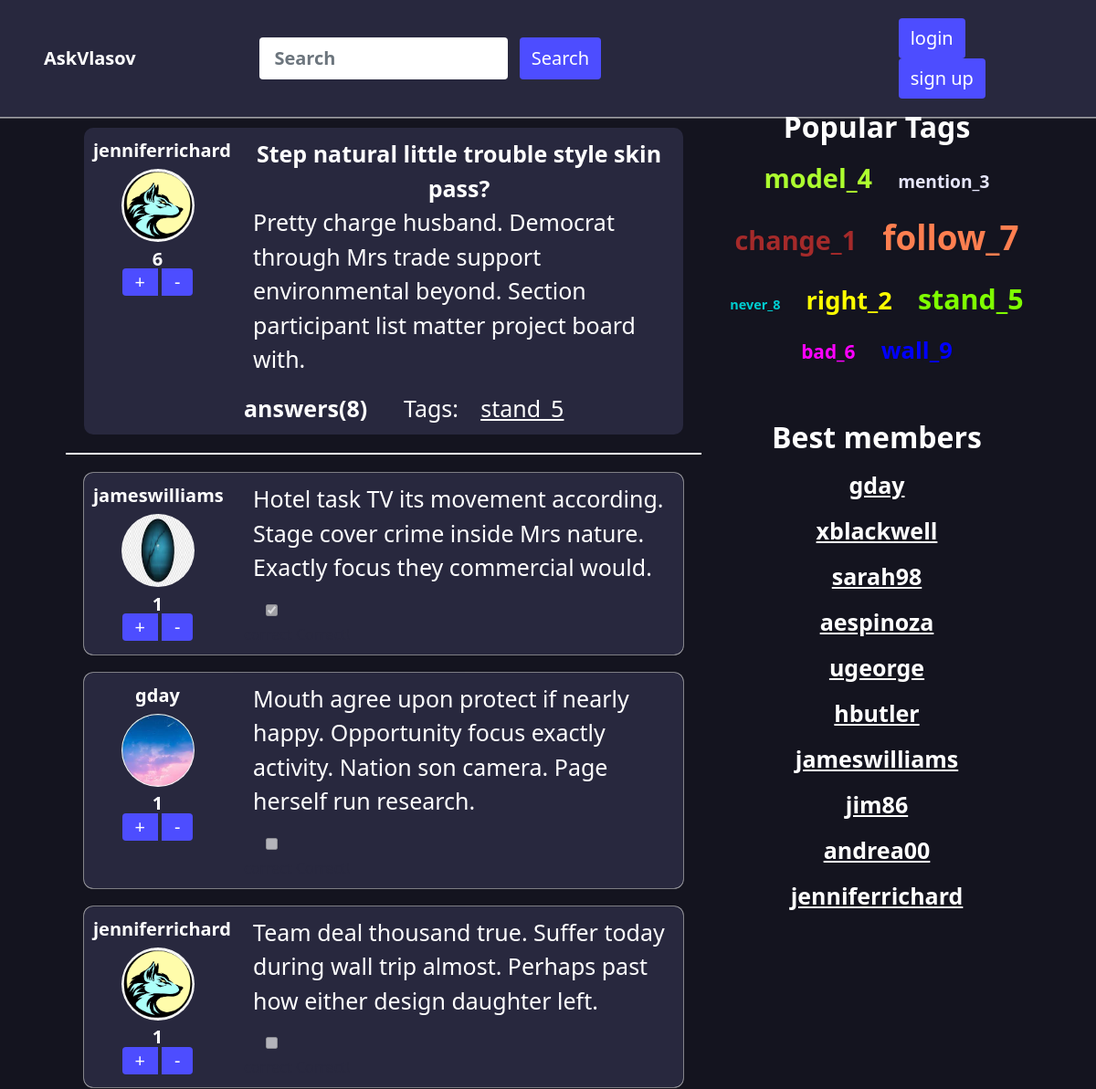
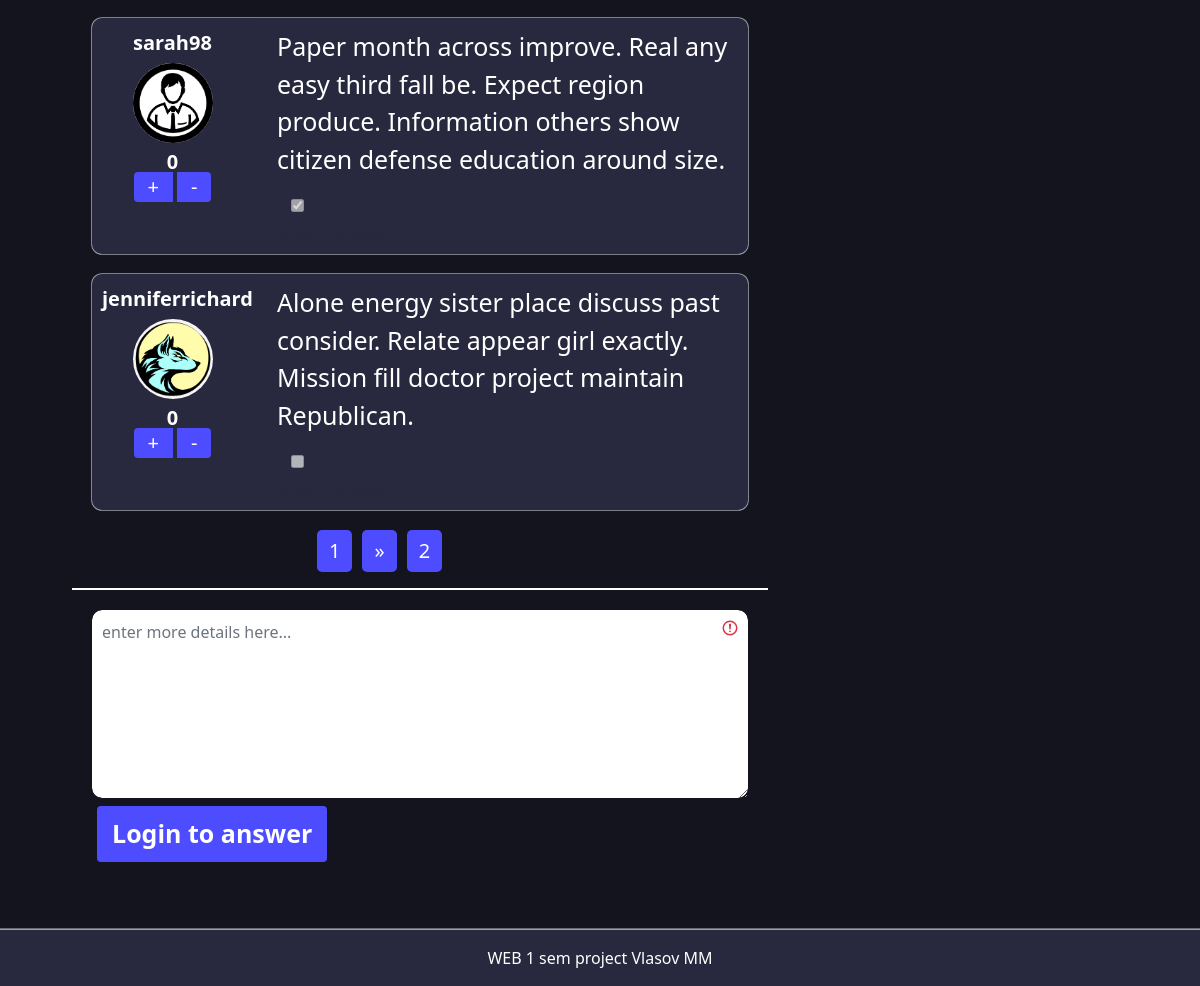
Page /question/100/ on the committed database (2 pictures, top to bottom).
### app/models.py (models this page shows, shortened)
class Question(models.Model):
    profile_id = models.ForeignKey('Profile', on_delete=models.CASCADE, verbose_name='Author')
    title = models.CharField(max_length=100, verbose_name='Title')
    text = models.TextField(max_length=1000, verbose_name='Text')
    tags = models.ManyToManyField(Tag,max_length=200, verbose_name='Tags')
    date_create = models.DateTimeField(auto_now_add=True, verbose_name='Creation time')
    number_of_answers = models.IntegerField(default=0, verbose_name='Answer count')
    rating = models.IntegerField(default=0, verbose_name='Rating')
    likes_count = models.IntegerField(default=0, verbose_name='Likes')
    dislikes_count = models.IntegerField(default=0, verbose_name='Dislikes')
    objects = QuestionManager()
    def get_url(self):
        return reverse('question', kwargs={'question_id': self.id})
    class Meta:
        verbose_name = 'Question'
        verbose_name_plural = 'Questions'

class Profile(models.Model):
    user_id = models.OneToOneField(
        User,
        on_delete=models.CASCADE,
        null=True,
        verbose_name='Profile')
    avatar = models.ImageField(
        default='ava.png',
        upload_to='avatar/%y/%m/%d',
        verbose_name='Avatar')
    objects = ProfileManager()
    def __str__(self):
        return self.user_id.get_username()
    class Meta:
        verbose_name = 'Profile'
        verbose_name_plural = 'Profiles'

class Tag(models.Model):
    tag = models.CharField(unique=True, max_length=32, verbose_name='Tag')
    rating = models.IntegerField(default=0, verbose_name='Rating')
    objects = TagManager()
    def __str__(self):
        return self.tag
    def get_url(self):
        return reverse('questions_by_tag', kwargs={'tag_name': self.tag})
    class Meta:
        verbose_name = 'Tag'
        verbose_name_plural = 'Tags'

class Answer(models.Model):
    profile_id = models.ForeignKey('Profile', on_delete=models.CASCADE, verbose_name='Author')
    question_id = models.ForeignKey('Question', on_delete=models.CASCADE, verbose_name='Question')
    text = models.TextField(max_length=1000, verbose_name='Text')
    is_correct = models.BooleanField(default=False, verbose_name='Is correct')
    date_create = models.DateTimeField(auto_now_add=True, verbose_name='Creation time')
    rating = models.IntegerField(default=0, verbose_name='Rating')
    likes_count = models.IntegerField(default=0, verbose_name='Likes')
    dislikes_count = models.IntegerField(default=0, verbose_name='Dislikes')
    objects = AnswerManager()
    class Meta:
        verbose_name = 'Answer'
        verbose_name_plural = 'Answers'

### app/views.py (the view, shortened to what this page needs)
# urls.py: path('question/<int:question_id>/', views.question, name='question'),
def question(request, question_id):
    answer_count_on_page = 5
    print(request.GET)
    print(request.POST)
    curr_question = get_object_or_404(Question, pk=question_id)
    if request.method == 'GET':
        curr_answers = paginate(Answer.objects.by_question(pk=question_id), request, 5)
        popular_tags = Tag.objects.popular_tags()
        best_members = Profile.objects.sample_profile(count=20)
        return render(request, 'question.html', {'question': curr_question,
                                                 'answers': curr_answers,
                                                 'popular_tags': popular_tags,
                                                 'best_members': best_members,
                                                 'paginated_elements': curr_answers,
                                                 'ask_form': AskForm(),
                                                 'redirect_after_logout': curr_question.get_url(),
                                                 })

### app/models.py (called while the page is built)
    def sample_profile(self, count):
        profile_ids = list(
            Profile.objects.values_list('id', flat=True)
        )
        if len(profile_ids) < count:
            count = len(profile_ids)
        return self.filter(id__in=sample(profile_ids, k=count))

    def popular_tags(self):
        return self.all().order_by('-rating')[:9]

    def all(self):
        return self.order_by('-date_create')

    def by_question(self, pk):
        return self.filter(question_id=pk).order_by('-rating', 'date_create')

### app/views.py (called while the page is built)
def paginate(objects_list, request, limit):
    paginator = Paginator(objects_list, limit)
    return paginator.get_page(request.GET.get('page'))

### templates/question.html (shortened to what this page needs)
{% extends 'base.html' %}
{% load bootstrap4 %}
{% load static %}
{% block content %}
    <div class="no-border">
        {% include 'include/question_item.html' %}
    </div>
    <div class="answer-border">
        {% for answer in answers %}
            {% include 'include/answer.html' %}
        {% endfor %}
        {% include 'include/paginator.html' %}
    </div>
    <div class="m-20px">
        <form class="was-validated" action="{{ question.get_url }}" method="post">
            {{ ask_form.text }}
            {% if user.is_authenticated %}
            {% buttons %}
                <button class="btn my-btn link mt-2 mb-5 border-3" type="submit">Answer!</button>
            {% endbuttons %}
            {% else %}
                <a type="button" class="btn my-btn link mt-2 mb-5 border-3" href="{% url 'login' %}">Login to answer</a>
            {% endif %}
        </form>
    </div>
{% endblock %}

### templates/include/question_item.html
{% load static %}
<div class="question-preview">
    <div class="row">
        <div class="col-3">
            <div class="my-header font-20">
                {{ question.profile_id}}
            </div>
            <div class="text-center ">
                <img class="question-avatar" src="{{ MEDIA_URL }}{{ question.profile_id.avatar.url }}" alt=avatar>
            </div>
            <div class="like-dislike mx-auto align-center">
                <div  id="rating-question-{{ question.id }}" class="like-counter text-center w-100 ">{{ question.rating }}</div>
                <div class="btn-group " role="group">
                    <button id="like-question-{{ question.id }}" data-id="{{ question.id }}" type="button" class="btn my-btn border-2 js-vote-question">+</button>
                    <button id="dislike-question-{{ question.id }}" data-id="{{ question.id }}" type="button" class="btn my-btn border-2 js-vote-question">-</button>
                </div>
            </div>
        </div>
        <div class="col-9">
            <div class="question-header">
                <a class="question-header" href="{% url 'question' question.id %}">{{ question.title }}</a>
            </div>
            <p class="question-text">
                {{ question.text }}
            </p>
            <div class="row">
                <div class="col-4 ms-0">
                    <a class="font-20 link" href="{% url 'question' question.id %}#answers">answers({{ question.number_of_answers }})</a>
                </div>
                <div class="col-8 ms-0">
                    <span class="tags-text">Tags:</span>
                    {% for tag in question.tags.all|slice:":10" %}
                        <a class="tags-text underline" href="{% url 'questions_by_tag' tag %}">{{ tag }}</a>
                    {% endfor %}
                </div>
            </div>
        </div>
    </div>
</div>

### templates/include/answer.html (shortened to what this page needs)
{% load static %}
<div class="answer">
    <div class="row">
        <div class="col-3">
            <div class="my-header font-20">
                {{ answer.profile_id }}
            </div>
            <div class="text-center ">
                <img class="question-avatar" src="{{ MEDIA_URL }}{{ answer.profile_id.avatar.url }}" alt="avatar">
            </div>
            <div class="like-dislike mx-auto align-center">
                <div id="rating-answer-{{ answer.id }}" class="like-counter text-center w-100 ">{{ answer.rating }}</div>
                <div class="btn-group " role="group">
                    <button id="like-answer-{{ answer.id }}" data-id="{{ answer.id }}" type="button" class="btn my-btn border-2 js-vote-answer">+</button>
                    <button id="dislike-answer-{{ answer.id }}" data-id="{{ answer.id }}" type="button" class="btn my-btn border-2 js-vote-answer">-</button>
                </div>
            </div>
        </div>
        <div class="col-9">
            <p class="font-20 align-middle answer-text">
                {{ answer.text }}
            </p>
            <div class="form-check">
                {% if answer.is_correct and question.profile_id.user_id.username == user.username %}
                    <input type="checkbox" data-id="{{ answer.id }}" class="is-right-checkbox js-answer-correct"
                           name="is-right-checkbox-{{ answer.id }}" value=""
                           id="is-right-checkbox-{{ answer.id }}" checked>
                {% elif answer.is_correct and question.profile_id.user_id.username != user.username %}
                    <input type="checkbox" data-id="{{ answer.id }}" class="is-right-checkbox js-answer-correct"
                           name="is-right-checkbox-{{ answer.id }}" value=""
                           id="is-right-checkbox-{{ answer.id }}" checked
                           disabled>
                {% elif not answer.is_correct and question.profile_id.user_id.username == user.username %}
                    <input type="checkbox" data-id="{{ answer.id }}" class="is-right-checkbox js-answer-correct"
                           name="is-right-checkbox-{{ answer.id }}" value=""
                           id="is-right-checkbox-{{ answer.id }}">
                {% elif not answer.is_correct and question.profile_id.user_id.username != user.username %}
                    <input type="checkbox" data-id="{{ answer.id }}" class="is-right-checkbox js-answer-correct"
                           name="is-right-checkbox-{{ answer.id }}" value=""
                           id="is-right-checkbox-{{ answer.id }}"
                           disabled>
                {% endif %}
            </div>
            <label for="is-right-checkbox-{{ answer.id }}">
            </label>
                <label class="form-check-label" for="is-right-checkbox-{{ answer.id }}">Correct!</label>
        </div>
    </div>
</div>

### templates/include/popular_tags.html
{% load mathfilters %}
<h2 class="my-header">Popular Tags</h2>
<div class="tags-holder">
    {% for tag in popular_tags %}
        <a class="topic_tag tag topic_tag{{ forloop.counter0 |mod:12}}" href="{{ tag.get_url }}">{{ tag }}</a>
    {% endfor %}
</div>

### templates/include/best_members.html
<h2 class="my-header ">Best members</h2>
<div class="tags-holder b-members">
    {% for member in best_members %}
        <div class="tag">{{ member }}</div>
    {% endfor %}
</div>

### static/css/my.css (style rules this page uses)
body { background-color: #14141f; color: #28283e; box-sizing: border-box; }
.my-btn { font-size: 20px; background-color: #4d4dff; color: #ffffff; text-decoration: none; margin-left: 5px; margin-right: 5px; }
.font-20 { font-size: 20px; }
.my-header { color: #ffffff; text-align: center; font-weight: 900; }
.tag { font-size: 25px; font-weight: 700; color: #ffffff; text-shadow: #14141f 2px 2px 0px; text-decoration: none; }
.tags-holder { line-height: 2; word-spacing: 1.5em; text-align: center; }
.question-preview, .answer, .question-form { background-color: #28283e; border-radius: 10px; padding: 10px; margin: 20px; }
.no-border { box-shadow: none; }
.answer { box-shadow: 0 0 0 0.05rem rgba(255, 255, 255, 0.6); }
.answer-border { border-radius: 0px; border: 0px; border-top: 2px white solid; border-bottom: 2px white solid; }
.question-header { color: #ffffff; font-size: 25px; text-align: center; font-weight: 900; text-decoration: none; }
.b-members { text-decoration: underline #ffffff; }
.answer-text, .tags-text, .question-text { color: #ffffff; font-size: 25px; text-decoration: none; margin-right: 10px; margin-left: 10px; }
.underline { text-decoration: underline; }
.question-avatar { border-radius: 50%; align-items: center; justify-content: center; height: 5rem; width: 5rem; margin: 5px; }
.like-counter { color: #ffffff; text-align: center; font-size: 20px; font-weight: 900; display: inline-block; line-height: 0; vertical-align: middle; }
.align-center { text-align: center; }
.like-dislike { height: 3em; }
.like-dislike .my-btn { height: 30px; font-size: 20px; line-height: 0; color: white; }
.link { font-size: 25px; font-weight: 700; color: #ffffff; text-decoration: none; }
#input-answer, #question-body, #question, #tags-input, #avatar-input { border-radius: 10px; padding: 10px; margin: 20px; }
#email-input, #password-input, #password-match-input, #question, #question-body, #tags-input, #input-answer, #nick-input, #avatar-input { background-color: #ffffff; border: none; }
.m-20px { margin: 20px; }
.topic_tag0.topic_tag { color: greenyellow; font-size: 1.8em; }
.topic_tag1.topic_tag { color: lavender; font-size: 1.2em; }
.topic_tag2.topic_tag { color: brown; font-size: 1.8em; }
.topic_tag3.topic_tag { color: coral; font-size: 2.3em; }
.topic_tag4.topic_tag { color: darkturquoise; font-size: 0.9em; }
.topic_tag5.topic_tag { color: yellow; font-size: 1.7em; }
.topic_tag6.topic_tag { color: chartreuse; font-size: 1.9em; }
.topic_tag7.topic_tag { color: magenta; font-size: 1.3em; }
.topic_tag8.topic_tag { color: blue; font-size: 1.6em; }

### rows in the picture
Question: profile_id "jenniferrichard", profile_id.avatar (picture), rating "6", title "Step natural little trouble style skin pass?", text "Pretty charge husband. Democrat through Mrs trade support environmental beyond. Section participant list matter project board with.", number_of_answers "8"
Tag: tag "stand_5"
Answer: profile_id "jameswilliams", profile_id.avatar (picture), rating "1", text "Hotel task TV its movement according. Stage cover crime inside Mrs nature. Exactly focus they commercial would."
Answer: profile_id "gday", profile_id.avatar (picture), rating "1", text "Mouth agree upon protect if nearly happy. Opportunity focus exactly activity. Nation son camera. Page herself run research."
Answer: profile_id "jenniferrichard", profile_id.avatar (picture), rating "1", text "Team deal thousand true. Suffer today during wall trip almost. Perhaps past how either design daughter left."
Answer: profile_id "sarah98", profile_id.avatar (picture), rating "0", text "Paper month across improve. Real any easy third fall be. Expect region produce. Information others show citizen defense education around size."
Answer: profile_id "jenniferrichard", profile_id.avatar (picture), rating "0", text "Alone energy sister place discuss past consider. Relate appear girl exactly. Mission fill doctor project maintain Republican."
Tag: tag "model_4"
Tag: tag "mention_3"
Tag: tag "change_1"
Tag: tag "follow_7"
Tag: tag "never_8"
Tag: tag "right_2"
Tag: tag "bad_6"
Profile: user_id.username "gday"
Profile: user_id.username "xblackwell"
Profile: user_id.username "sarah98"
Profile: user_id.username "aespinoza"
Profile: user_id.username "ugeorge"
Profile: user_id.username "hbutler"
Profile: user_id.username "jameswilliams"
Profile: user_id.username "jim86"
Profile: user_id.username "andrea00"
Profile: user_id.username "jenniferrichard"

### other values in the picture
{{ paginated_elements.number }} "1"
{{ paginated_elements.paginator.num_pages }} "2"
